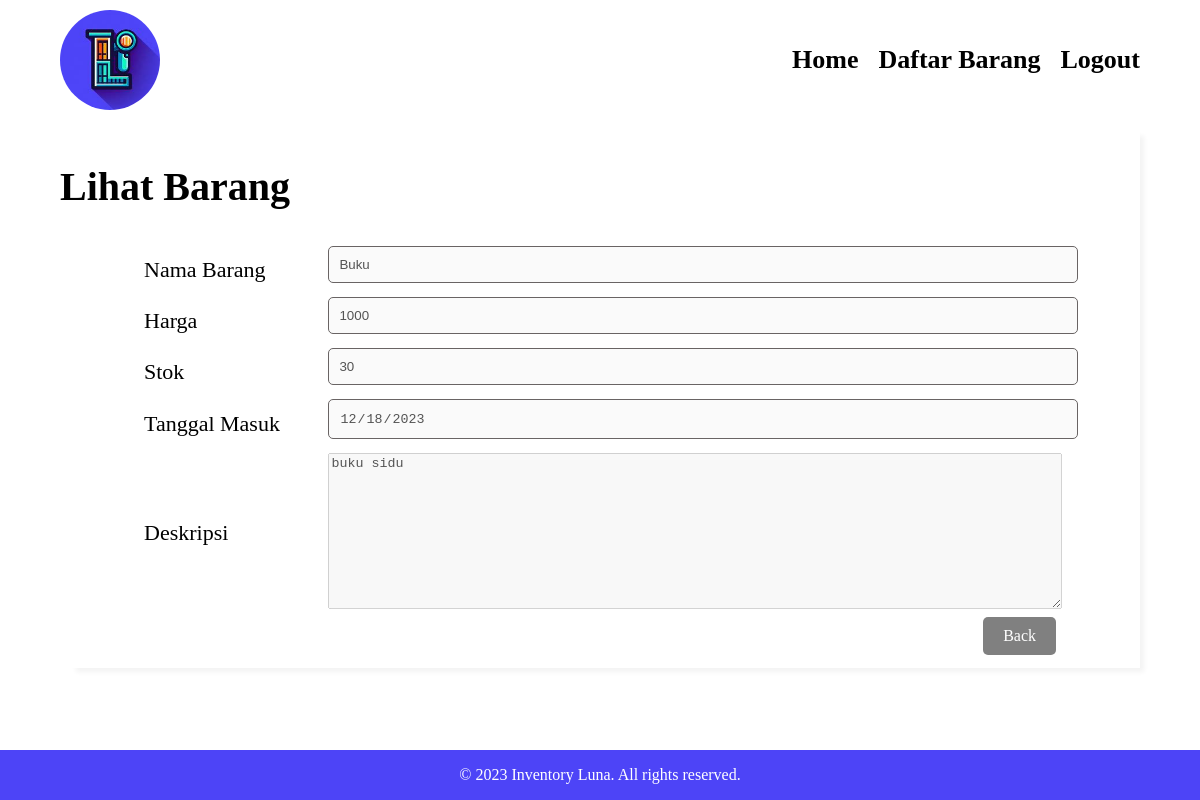
Page /detail.php?id=2 (signed in) on the committed database.
### tables this page shows
CREATE TABLE `barang` (
  `id` int(11) NOT NULL,
  `nama_barang` varchar(255) NOT NULL,
  `harga` int(11) NOT NULL,
  `stok` int(11) NOT NULL,
  `tanggal_masuk` date NOT NULL,
  `deskripsi` text NOT NULL
);

### oop.php (called while the page is built, shortened)
<?php
class barang {
    public $koneksi;
    public function __construct($koneksi) {
        $this->koneksi = $koneksi;
    }
    public function read($id) {
        $barang = mysqli_query($this->koneksi,"SELECT * FROM barang WHERE id = '$id'");
        $data = mysqli_fetch_array($barang);
        return $data;
    }
}

### detail.php (the view, shortened to what this page needs)
<?php
include 'koneksi_database.php';
include 'oop.php';
$id = $_GET['id'];
$lihat = new barang($db);
$data = $lihat->read($id);
?>
<!DOCTYPE html>
<html lang="en">
<head>
    <link rel="stylesheet" href="css/style.css">
</head>
<body>
    <header>
        <div class="container header">
            <div class="logo">
                <img src="img/logo.jpg" alt="ini logo">
            </div>
            <nav>
                <ul>
                    <li>
                        <a href="index.php">Home</a>
                    </li>
                    <li>
                        <a href="barang.php">Daftar Barang</a>
                    </li>
                    <li>
                        <a href="logout.php">Logout</a>
                    </li>
                </ul>
            </nav>
        </div>
    </header>
    <section class="container">
        <div class="cont">
            <h1>Lihat Barang</h1>
                <table class="tabel">
                    <tr>
                        <td class="label">
                            <label for="nama_barang">Nama Barang</label>
                        </td>
                        <td class="input">
                            <input type="text" name="nama_barang" id="nama_barang" value="<?= $data['nama_barang'] ?>" disabled>
                        </td>
                    </tr>
                    <tr>
                        <td>
                            <label for="harga">Harga</label>
                        </td>
                        <td>
                            <input type="number" name="harga" id="harga" value="<?= $data['harga'] ?>" disabled>
                        </td>
                    </tr>
                    <tr>
                        <td>
                            <label for="stok">Stok</label>
                        </td>
                        <td>
                            <input type="number" name="stok" id="stok" value="<?= $data['stok'] ?>" disabled>
                        </td>
                    </tr>
                    <tr>
                        <td>
                            <label for="tanggal_masuk">Tanggal Masuk</label>
                        </td>
                        <td>
                            <input type="date" name="tanggal_masuk" id="tanggal_masuk" value="<?= $data['tanggal_masuk'] ?>" disabled>
                        </td>
                    </tr>
                    <tr>
                        <td>
                            <label for="deskripsi">Deskripsi</label>
                        </td>
                        <td>
                            <textarea name="deskripsi" id="deskripsi" rows="10" disabled><?= $data['deskripsi'] ?></textarea>
                        </td>
                    </tr>
                    <tr>
                        <td colspan="2">
                            <div class="kirim">
                                <a href="barang.php" class="btn_blue" style="background: grey;">Back</a>
                            </div>
                        </td>
                    </tr>
                </table>
        </div>
    </section>
    <footer>
        <div class="container">
            &copy; 2023 Inventory Luna. All rights reserved.
        </div>
    </footer>
</body>
</html>

### css/style.css (style rules this page uses)
body { font-family: poppins; margin: 0; }
.header { height: 100px; padding: 10px 0; display: flex; flex-flow: column wrap; align-content: space-between; }
.container { width: 90%; margin: 0 auto; max-width: 1450px; }
.logo img { width: 100px; border-radius: 50%; -webkit-border-radius: 50%; -moz-border-radius: 50%; -ms-border-radius: 50%; -o-border-radius: 50%; }
nav { margin: auto; }
nav ul { padding: 0; margin: 0; display: flex; list-style: none; }
nav ul li { margin-left: 20px; font-size: 26px; display: inline-block; overflow-x: hidden; font-weight: bold; }
nav ul li a { text-decoration: none; color: #000; }
.cont { width: 100%; padding: 10px 0; box-shadow: 10px 10px 5px -6px rgba(0,0,0,0.05); }
.cont h1 { font-size: 40px; }
.btn_blue { text-decoration: none; display: inline-block; padding: 10px 20px; color: #fff; background-color: rgb(0, 102, 255); border: none; border-radius: 5px; -webkit-border-radius: 5px; -moz-border-radius: 5px; -ms-border-radius: 5px; -o-border-radius: 5px; }
.tabel { margin: 0 auto; width: 85%; }
.label { width: 20%; }
.input { width: 80%; }
.tabel label { font-size: 22px; }
.tabel input, .tabel select { margin-bottom: 10px; width: 100%; padding: 10px; border: 1px solid #696464; border-radius: 5px; -webkit-border-radius: 5px; -moz-border-radius: 5px; -ms-border-radius: 5px; -o-border-radius: 5px; }
.tabel textarea { width: 100%; }
.kirim { display: flex; justify-content: end; }
footer { background-color: #4d44f7; color: #fff; text-align: center; padding: 1em 0; position: fixed; bottom: 0; width: 100%; }

### rows in the picture
barang: nama_barang "Buku", harga "1000", stok "30", tanggal_masuk "12/18/2023", deskripsi "buku sidu"
